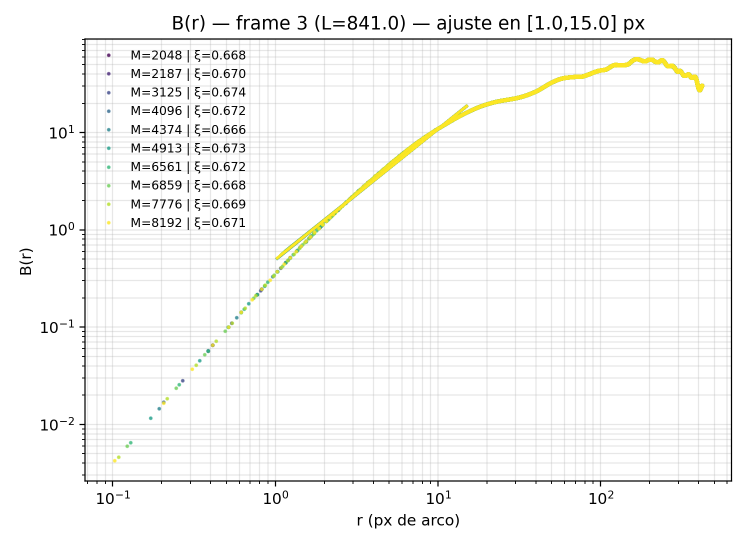
#> input picture analisis/parametrizacion/una_foto_Msweep_Br_multiM.png, 1496 x 1100 px (shown at 1/2 size); its folder holds only this picture in this run
$ python -i analisis_dispersion1.py   (imports and definitions only)
#> lines starting #> are read from the running program, lines starting #| are printed output that depends on the picture; after the words box and inside, x2 and y2 are one past the last pixel; in counts of white or black regions, pixels touching at a corner belong together
# -*- coding: utf-8 -*-
"""
Created on Wed Aug 20 15:37:08 2025

@author: Toto y bauti
"""

import numpy as np
from skimage import measure
from scipy.spatial import cKDTree

def var_u(img1: np.ndarray, img2: np.ndarray) -> float:
    """
    Calcula Var(u) entre dos imágenes binarias de dominios magnéticos consecutivas.

    Parámetros
    ----------
    img1 : np.ndarray
        Imagen binaria en t (0 = fuera del dominio, 1 = dentro del dominio).
    img2 : np.ndarray
        Imagen binaria en t+1.

    Retorna
    -------
    var_u : float
        Varianza del desplazamiento Var(u).
    """

    # 1. Diferencia de pertenencia Δa
    delta_a = img2.astype(int) - img1.astype(int)

    # 2. Extraer contorno del dominio en img1
    contours = measure.find_contours(img1, level=0.5)
    # Tomamos el contorno más largo como el principal
    contour = max(contours, key=len)

    # Perímetro (P): longitud del borde
    diffs = np.diff(contour, axis=0)
    P = np.sum(np.sqrt((diffs**2).sum(axis=1)))

    # 3. Píxeles que cambiaron de estado
    changed_pixels = np.argwhere(delta_a != 0)
    if len(changed_pixels) == 0:
        return 0.0  # no hubo cambio

    # 4. Construir KDTree del contorno para medir distancias u'_i
    tree = cKDTree(contour)
    distances, _ = tree.query(changed_pixels)

    # 5. Cálculo de Var(u) según ecuación (16)
    sum_uprime = np.sum(np.abs(distances))
    sum_abs_da = np.sum(delta_a)

    var_u_value = (2 * sum_uprime / P) - (sum_abs_da / P) ** 2

    return var_u_value


# Ejemplo de uso con dos imágenes binarias (numpy arrays)
from skimage.draw import disk

img1 = np.zeros((100,100), dtype=int)
rr, cc = disk((50,50), 20)
img1[rr, cc] = 1

img2 = np.zeros((100,100), dtype=int)
rr, cc = disk((50,50), 22)  # dominio crece un poco
img2[rr, cc] = 1

valor = var_u(img1, img2)
# [1 line not run here, left out]

#%%

import numpy as np
import matplotlib.pyplot as plt
from skimage import measure
from scipy.spatial import cKDTree

def var_u_with_plot(img1: np.ndarray, img2: np.ndarray, n_show: int = 30) -> float:
    """
    Calcula Var(u) y muestra una visualización de los píxeles cambiados
    y sus distancias al borde.

    Parámetros
    ----------
    img1, img2 : np.ndarray
        Imágenes binarias consecutivas (0 = fuera, 1 = dentro).
    n_show : int
        Cantidad de píxeles cambiados a los que se les dibuja la línea de distancia.

    Retorna
    -------
    var_u : float
        Varianza del desplazamiento Var(u).
    """
#> called with n_show = 30

    delta_a = img2.astype(int) - img1.astype(int)

    # Contorno de referencia (C1)
    contours = measure.find_contours(img1, level=0.5)
    contour = max(contours, key=len)

    # Perímetro (P)
    diffs = np.diff(contour, axis=0)
    P = np.sum(np.sqrt((diffs**2).sum(axis=1)))

    # Píxeles cambiados
    changed_pixels = np.argwhere(delta_a != 0)
    if len(changed_pixels) == 0:
        print("No hubo cambio entre imágenes")
        return 0.0

    # Distancias a C1
    tree = cKDTree(contour)
    distances, idx = tree.query(changed_pixels)

    sum_uprime = np.sum(distances)
    sum_abs_da = np.sum(np.abs(delta_a))

    var_u_value = (2 * sum_uprime / P) - (sum_abs_da / P) ** 2

    # --- Visualización ---
    fig, ax = plt.subplots(figsize=(6,6))
    ax.imshow(img2, cmap="gray")

    # Contorno C1 en rojo
    ax.plot(contour[:,1], contour[:,0], 'r-', lw=1.5, label="Contorno C1")

    # Píxeles cambiados en azul
    ax.plot(changed_pixels[:,1], changed_pixels[:,0], 'bo', ms=2, label="Δa ≠ 0")

    # Dibujar algunas líneas de distancia
    for i in np.random.choice(len(changed_pixels), size=min(n_show, len(changed_pixels)), replace=False):
        px = changed_pixels[i]
        nearest = contour[idx[i]]
        ax.plot([px[1], nearest[1]], [px[0], nearest[0]], 'g-', lw=0.8, alpha=0.6)

    ax.legend()
    ax.set_title(f"Var(u) = {var_u_value:.4f}")
    plt.show()
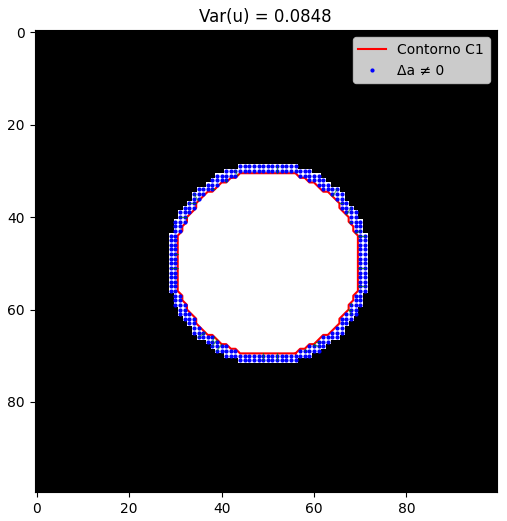
#> figure drawn by matplotlib, 1 panel

    return var_u_value

from skimage.draw import disk

# Imagen inicial
img1 = np.zeros((100,100), dtype=int)
rr, cc = disk((50,50), 20)
img1[rr, cc] = 1

# Imagen posterior (dominio crece un poco)
img2 = np.zeros((100,100), dtype=int)
rr, cc = disk((50,50), 22)
img2[rr, cc] = 1

valor = var_u_with_plot(img1, img2)
# [1 line not run here, left out]

#%%
import os
import re
import numpy as np
import matplotlib.pyplot as plt
from skimage import io, measure
from scipy.spatial import cKDTree

# ==============================
# Función de cálculo Var(u)
# ==============================
# [29 lines left out: function var_u, not called in this run]


# ==============================
# Main
# ==============================
# Ruta de imágenes
folder = r"C:\Users\Marina\Documents\Labo 6\imagenes\test_velocidades"

# Regex para extraer el número al final del nombre
pattern = re.compile(r".*-(\d+)$")

# Listar y ordenar imágenes
files = []
# [11 lines not run here, left out]

# Calcular Var(u) en cada paso consecutivo
var_values = []
steps = []

# [15 lines not run here, left out]

#%%

from desplazamiento_area_perimetro import ContourAnalysis
import pandas as pd

RAIZ = r'C:\Users\Marina\Documents\Labo 6\imagenes'
CAMPOS = {
    80: {
        "folder": "250 x 10",
        "delta_t": 0.010,
        "start": 15,
        "end": None,
        "crop": (slice(140, 280), slice(345, 495))
        }
}
ESCALA = 0.36 / 1e6  # um/pixel
PATRON = r'resta_(\d{8}_\d{6})\.tif'

images = []

# [29 lines not run here, left out]

# Leer imágenes binarias
#images = [io.imread(path) > 0 for _, path in files]  # umbral simple

# Calcular Var(u) en cada paso consecutivo
var_values = []
steps = []

# [15 lines not run here, left out]


#%%

import numpy as np
import matplotlib.pyplot as plt
from skimage.filters import gaussian, threshold_otsu, sobel
from skimage.measure import find_contours
from scipy.ndimage import uniform_filter
from scipy.signal import find_peaks
from scipy.optimize import curve_fit

class ImageEnhancer:
    # [42 lines left out: functions __init__, _subtract_background, _detect_histogram_peaks, not called in this run]

    def _enhance_tanh_diff2(self, corrected, centro, sigma):
        delta = corrected - centro
        return np.exp(-0.5 * (delta / sigma) ** 2) * delta

    def _apply_tanh(self, image, ganancia=1, centro=100, sigma=50):
        delta = image - centro
        return -0.5 * (np.tanh(0.5 * delta / sigma) + 1)

    # [61 lines left out: functions _find_large_contours, _find_contours_by_sobel, procesar, not called in this run]

#%%
from skimage.io import imread, imsave

RAIZ = r'C:\Users\Marina\Documents\Labo 6\imagenes\250 x 10'
PATRON = r'resta_(\d{8}_\d{6})\.tif'

def load_images(PATRON,RAIZ):
    pattern = PATRON
    files = []

    for f in os.listdir(RAIZ):
        match = re.match(pattern, f)
        if match:
            key = match.group(1)

            # Intentar detectar si key es un número
            if re.fullmatch(r'\d+', key):
                sort_key = int(key)
            elif re.fullmatch(r'\d{8}_\d{6}', key):  # timestamp tipo 20250704_101230
                sort_key = key
            else:
                # Último recurso: buscar número al final
                num_match = re.search(r'(\d+)(?=\.\w+$)', f)
                sort_key = int(num_match.group(1)) if num_match else f

            files.append((sort_key, f))

    files.sort(key=lambda x: x[0])
    files = files[15:]

    images, filenames = [], []
    for _, fname in files:
        try:
            img = imread(os.path.join(RAIZ, fname))[140:280,345:495]
            images.append(img)
            filenames.append(fname)
        except Exception as e:
            print(f"Error cargando {fname}: {str(e)}")

    return images, filenames

# [1 line that did not run here, left out]

img = []

# [10 lines not run here, left out]


#%%

# Calcular Var(u) en cada paso consecutivo
var_values = []
steps = []

# [16 lines not run here, left out]

#%%

import os, re
import numpy as np
import matplotlib.pyplot as plt
from skimage.filters import gaussian, threshold_otsu, sobel
from skimage.measure import find_contours, perimeter
from scipy.ndimage import uniform_filter, distance_transform_edt
from scipy.signal import find_peaks
from scipy.optimize import curve_fit
from skimage.io import imread


# ====================
# CLASE ImageEnhancer
# ====================
class ImageEnhancer:
    # [47 lines left out: functions __init__, _subtract_background, _detect_histogram_peaks, not called in this run]

    def _enhance_tanh_diff2(self, corrected, centro, sigma):
        delta = corrected - centro
        return np.exp(-0.5 * (delta / sigma) ** 2) * delta

    def _apply_tanh(self, image, ganancia=1, centro=100, sigma=50):
        delta = image - centro
        return -0.5 * (np.tanh(0.5 * delta / sigma) + 1)

    # [47 lines left out: functions _find_large_contours, procesar, not called in this run]


# ====================
# Cargar imágenes
# ====================
RAIZ = r'C:\Users\Marina\Documents\Labo 6\imagenes\250 x 10'
PATRON = r'resta_(\d{8}_\d{6})\.tif'

def load_images(PATRON, RAIZ):
    files = []
    for f in os.listdir(RAIZ):
        match = re.match(PATRON, f)
        if match:
            key = match.group(1)
            files.append((key, f))
    files.sort(key=lambda x: x[0])
    files = files[15:]  # SALTEA LOS PRIMEROS 15

    images, filenames = [], []
    for _, fname in files:
        try:
            img = imread(os.path.join(RAIZ, fname))[140:280, 345:495]
            images.append(img)
            filenames.append(fname)
        except Exception as e:
            print(f"Error cargando {fname}: {str(e)}")
    return images, filenames

# [1 line that did not run here, left out]


# ====================
# Procesar imágenes
# ====================
binaries = []
contours = []
# [10 lines not run here, left out]


# ====================
# Calcular Var(u)
# ====================
# [11 lines left out: function calcular_var_u, not called in this run]


variaciones = []
# [15 lines not run here, left out]

#%%

import numpy as np
import matplotlib.pyplot as plt
from scipy.spatial import cKDTree

# --- Función para calcular Var(u) usando contornos ya extraídos ---
# [26 lines left out: function calcular_var_u, not called in this run]


# --- Loop sobre todos los pasos consecutivos ---
variances = []
# [17 lines not run here, left out]

#%%
import os, re
import numpy as np
import matplotlib.pyplot as plt
from skimage.io import imread
from skimage.measure import find_contours, perimeter
from scipy.spatial import cKDTree
from scipy.ndimage import uniform_filter
from skimage.filters import gaussian, threshold_otsu, sobel

# ------------------------------------------------------------
# ImageEnhancer (igual que tu versión)
# ------------------------------------------------------------
class ImageEnhancer:
    def __init__(self, imagen, sigma_background=100, alpha=0):
        self.image = imagen
        self.sigma_background = sigma_background
        self.alpha = alpha

    # [6 lines left out: function _subtract_background, not called in this run]

    def _find_large_contours(self, binary, percentil_contornos=0):
        contours = find_contours(binary, level=0.5)
        if percentil_contornos > 0 and contours:
            # [4 lines left out: function area_contour, not called in this run]
            areas = np.array([area_contour(c) for c in contours])
            umbral = np.percentile(areas, percentil_contornos)
            return [c for c, a in zip(contours, areas) if a >= umbral]
        return contours

    def procesar(self, suavizado=5, percentil_contornos=0):
        # simple binarización
#> called with suavizado = 5, percentil_contornos = 0
        smooth = uniform_filter(self.image.astype(float), size=suavizado)
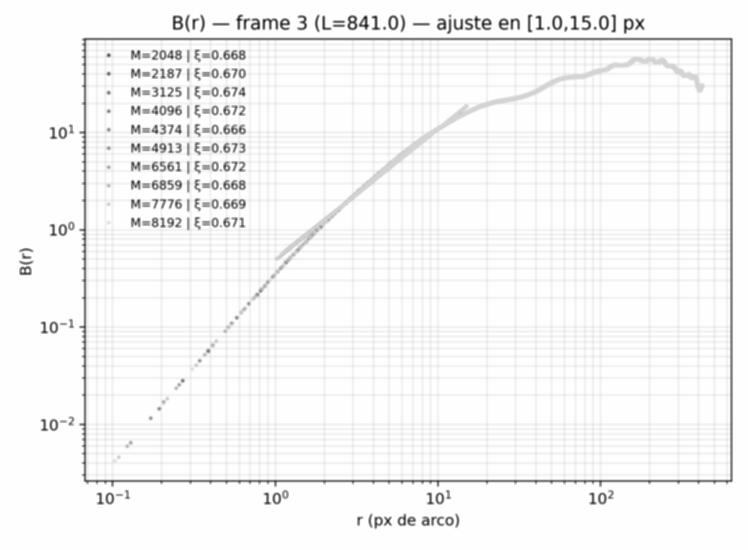
#> smooth: shape (1100, 1496) float64 (shown at 1/2 size); min 8.68, max 255, mean 246.4; drawn with min black and max white
        threshold = threshold_otsu(smooth)
#> threshold = 198.7
        binary = (smooth > threshold).astype(np.uint16)
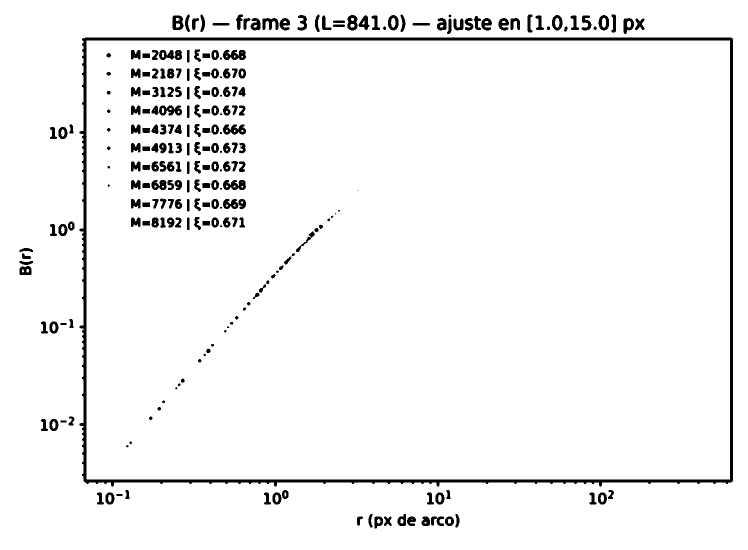
#> binary: shape (1100, 1496) uint16 (shown at 1/2 size); values 0 (black) and 1 (white), 95.6% white; 258 black regions (22 under 20 px), largest, box (x1, y1, x2, y2) and area: (159, 75, 1466, 973) 27451, (446, 99, 492, 120) 678, (446, 360, 492, 380) 666
        contours = self._find_large_contours(binary, percentil_contornos=percentil_contornos)
#> in _find_large_contours, `contours = find_contours(binary, level=0.5)`: contours = 347 point arrays, longest 4933 points
#> contours = 347 point arrays, longest 4933 points
        return binary, contours

# ------------------------------------------------------------
# Función para cargar imágenes ordenadas por número al final
# ------------------------------------------------------------
def load_images_folder(folder, regex_pattern):
    pattern = re.compile(regex_pattern)
    files = []

    for f in os.listdir(folder):
        match = pattern.match(f)
        if match:
            key = int(match.group(1))
            files.append((key,f))

    files.sort(key=lambda x:x[0])

    images, filenames = [], []
    for _, fname in files:
        try:
            img = imread(os.path.join(folder,fname))
            images.append(img)
            filenames.append(fname)
        except:
            print(f"No se pudo cargar {fname}")
    return images, filenames

# ------------------------------------------------------------
# Función Var(u) usando contornos y píxeles que cambiaron
# ------------------------------------------------------------
# [20 lines left out: function var_u, not called in this run]

# ------------------------------------------------------------
# Pipeline completo
# ------------------------------------------------------------
def pipeline(folder, regex_pattern):
    # cargar imágenes
    images, filenames = load_images_folder(folder, regex_pattern)

    binaries, contours = [], []
    for img in images:
        enhancer = ImageEnhancer(img)
        binary, conts = enhancer.procesar(suavizado=3, percentil_contornos=99.9)
        binaries.append(binary)
        contours.append(conts)

    # calcular Var(u) paso a paso
    variances = []
    for k in range(len(binaries)-1):
        v = var_u(binaries[k], binaries[k+1], contours[k])
        variances.append(v)

    # graficar
    plt.figure(figsize=(8,5))
    plt.plot(range(len(variances)), variances, marker="o")
    plt.xlabel("Paso")
    plt.ylabel("Var(u)")
    plt.title(f"Varianza del desplazamiento en {os.path.basename(folder)}")
    plt.grid(True)
    plt.show()
    return variances

# ------------------------------------------------------------
# Uso para ambas carpetas
# ------------------------------------------------------------
# Carpeta 1
folder1 = r"C:\Users\Marina\Documents\Labo 6\imagenes\250 x 10"
regex1 = r'resta_(\d{8}_\d{6})\.tif'
# [1 line that did not run here, left out]

# Carpeta 2
folder2 = r"C:\Users\Marina\Documents\Labo 6\imagenes\test_velocidades"
regex2 = r".*-(\d+).tif$"
# [1 line that did not run here, left out]

>>> import cv2
>>> picture = cv2.imread('parametrizacion/una_foto_Msweep_Br_multiM.png', cv2.IMREAD_GRAYSCALE)
>>> result = ImageEnhancer(picture).procesar()

$ run again, on analisis/parametrizacion/param_multiM_XY.png
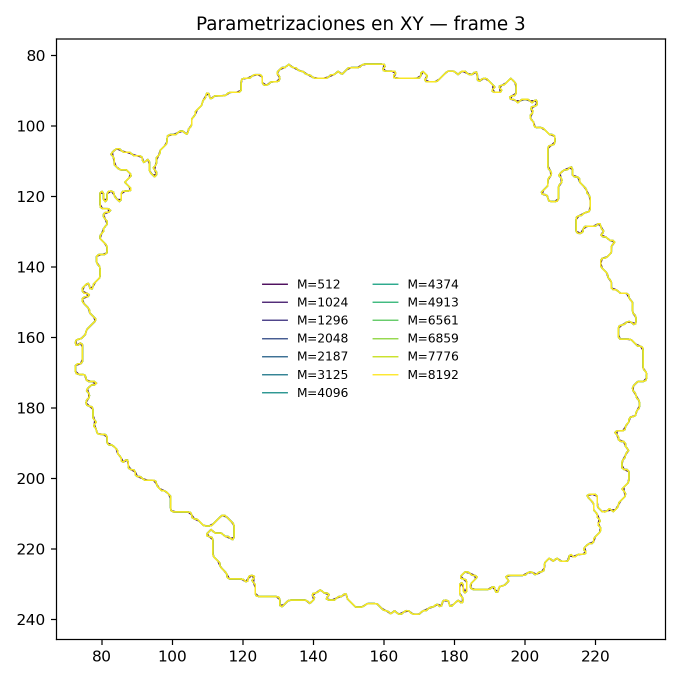
#> input picture analisis/parametrizacion/param_multiM_XY.png, 1364 x 1364 px (shown at 1/2 size)
#> `picture = cv2.imread('parametrizacion/una_foto_Msweep_Br_multiM.png', ..`:
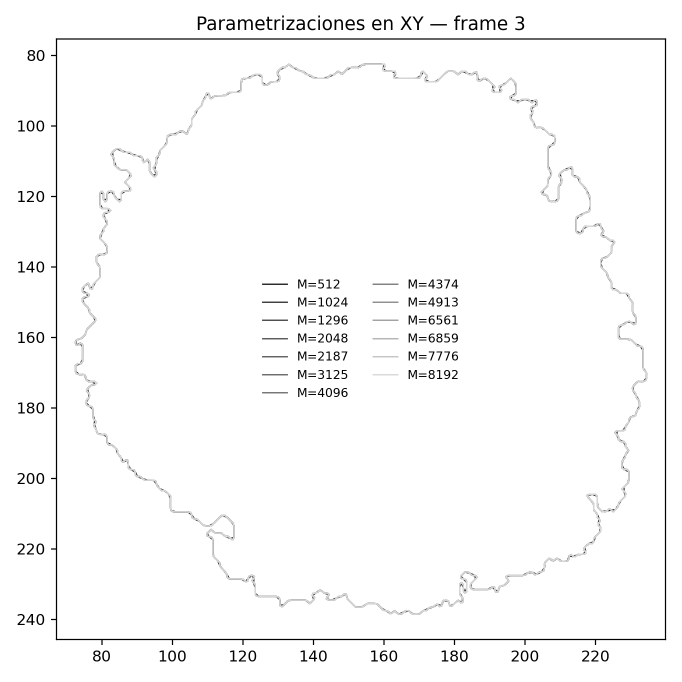
#> picture: shape (1364, 1364) (shown at 1/2 size); min 0, max 255, mean 249.9
#> threshold = 201.8
#> in procesar, `binary = (smooth > threshold).astype(np.uint16)`:
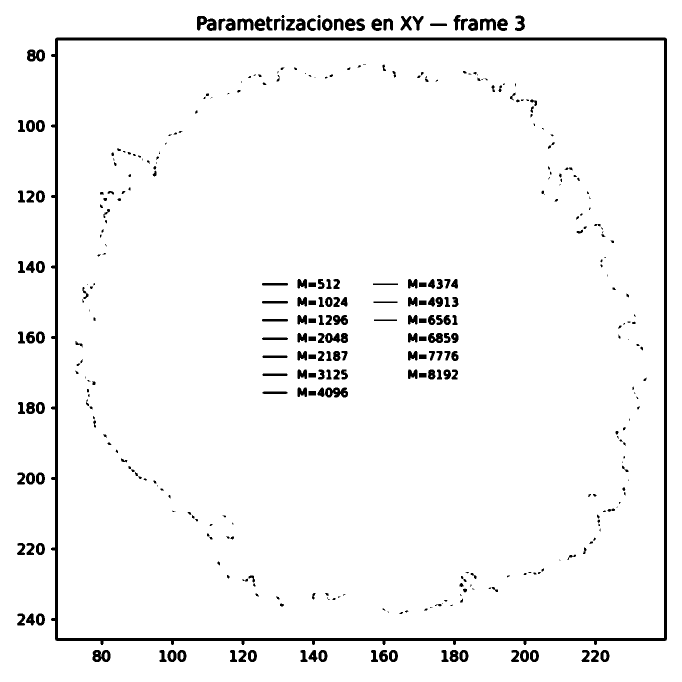
#> binary: shape (1364, 1364) uint16 (shown at 1/2 size); values 0 (black) and 1 (white), 96.1% white; 407 black regions (112 under 20 px), largest, box (x1, y1, x2, y2) and area: (102, 75, 1334, 1290) 29756, (394, 32, 433, 62) 710, (650, 775, 696, 795) 639
#> in _find_large_contours, `contours = find_contours(binary, level=0.5)`: contours = 480 point arrays, longest 5135 points

$ run again, on analisis/parametrizacion/param_multiM_r_from_z_vs_snorm.png
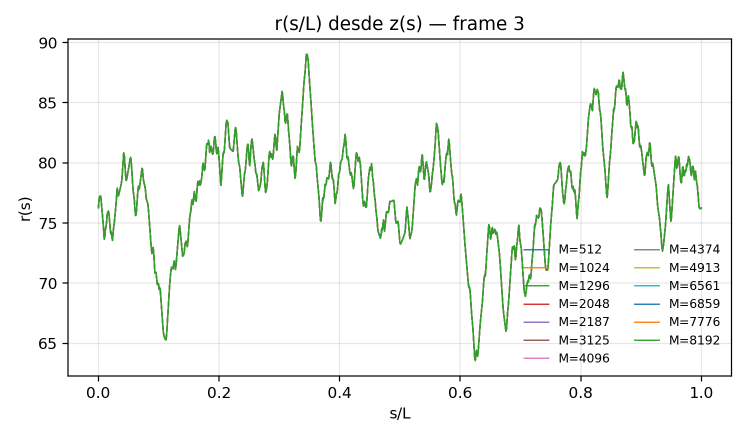
#> input picture analisis/parametrizacion/param_multiM_r_from_z_vs_snorm.png, 1496 x 880 px (shown at 1/2 size)
#> in procesar, `smooth = uniform_filter(self.image.astype(float), size=suavizado)`:
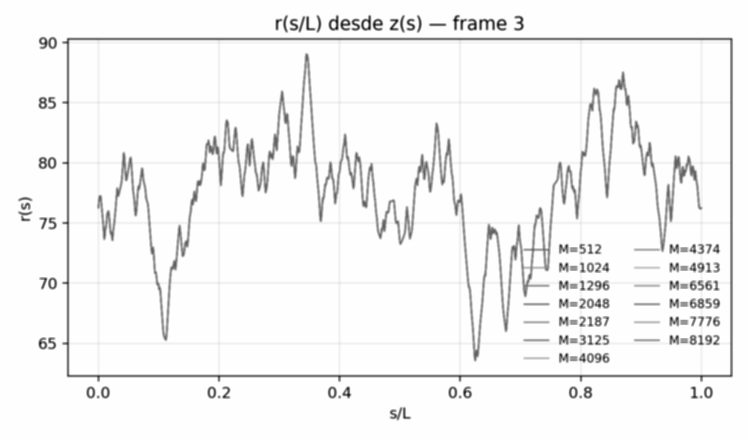
#> smooth: shape (880, 1496) float64 (shown at 1/2 size); min 24.16, max 255, mean 245.8; drawn with min black and max white
#> threshold = 205
#> in procesar, `binary = (smooth > threshold).astype(np.uint16)`:
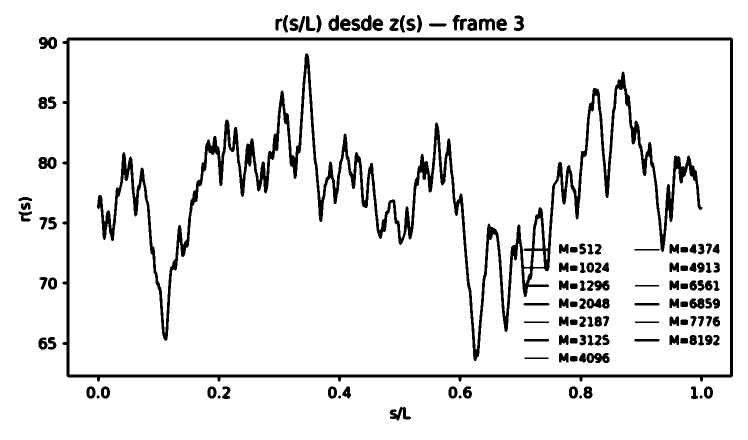
#> binary: shape (880, 1496) uint16 (shown at 1/2 size); values 0 (black) and 1 (white), 91.8% white; 137 black regions, largest, box (x1, y1, x2, y2) and area: (194, 107, 1405, 722) 51241, (125, 75, 1466, 763) 24520, (1173, 706, 1219, 726) 656
#> in _find_large_contours, `contours = find_contours(binary, level=0.5)`: contours = 196 point arrays, longest 16887 points
